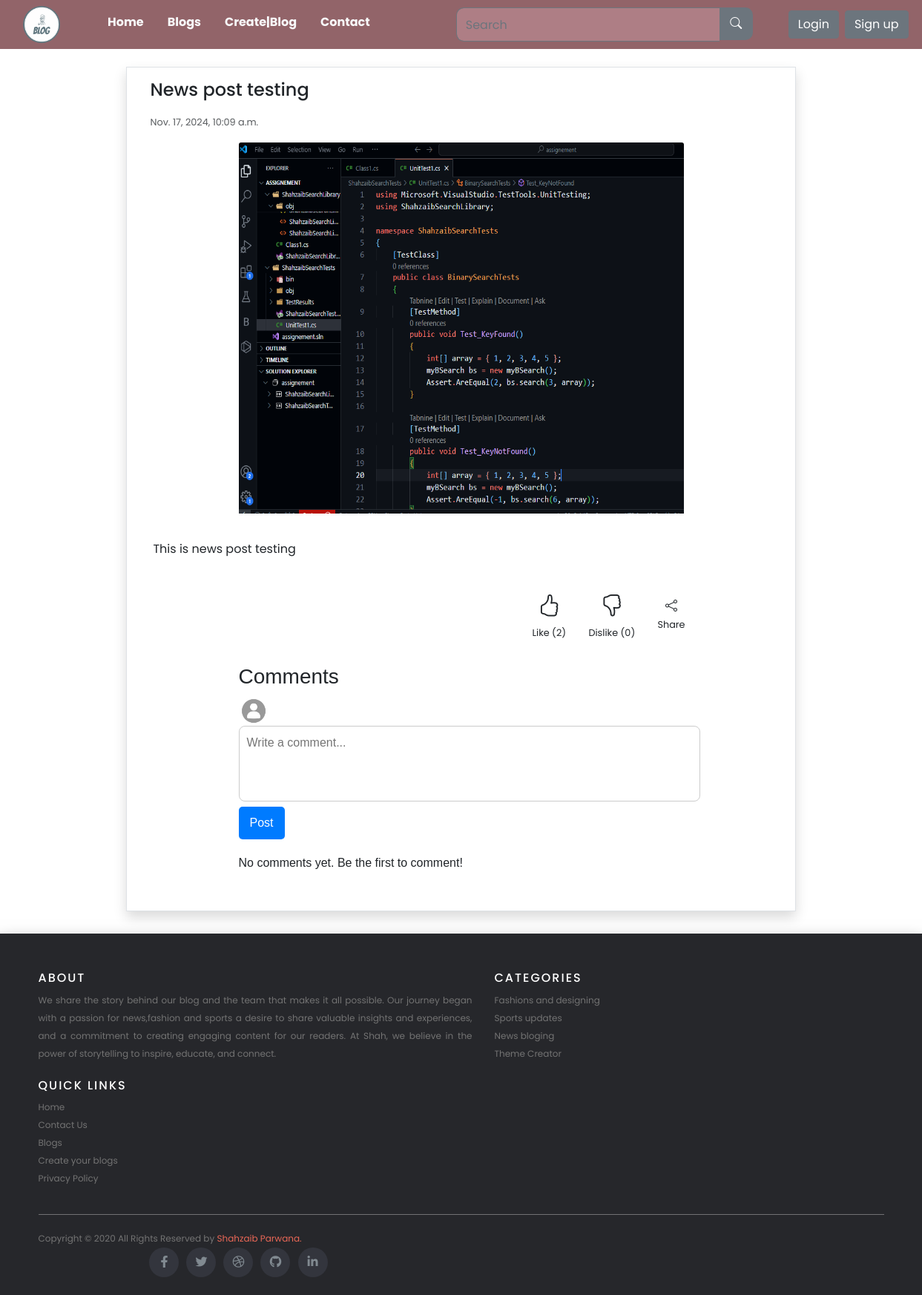
Page /blog-category/17/ on the committed database.
### account/models.py (models this page shows)
class BlogsPost(models.Model):
    user = models.ForeignKey(User, on_delete=models.CASCADE ,related_name='user')
    blog_title = models.CharField(max_length=200)
    blog_content = models.TextField()
    blog_images = models.ImageField(upload_to='blog_pictures/',null=True, blank=True)
    category = models.ForeignKey(Category, on_delete=models.CASCADE, related_name='category')
    created_at = models.DateTimeField(default=timezone.now)  # Automatically set to now
    updated_at = models.DateTimeField(auto_now=True)
    def total_likes(self):
        return self.likedislike_set.filter(like=True).count()
    def total_dislikes(self):
        return self.likedislike_set.filter(like=False).count()

### home/views.py (the view)
# urls.py: path('blog-category/<post_id>/', post_detail, name='post_detail'),
def post_detail(request, post_id):
    detail = get_object_or_404(BlogsPost, pk=post_id)
    comments = detail.comment_set.all().order_by('-created_at')
    context = {
        'detail': detail,
        'comments': comments,
    }
    return render(request,'post_detail.html', context)

### home/templates/post_detail.html (shortened to what this page needs)
{% extends "base.html" %}
{% block content %}
{% load static %}
<div class="container mt-4 border shadow" style="width:70%;">
    <div class="card mb-3 border-0">
        <h4 class="card-title mb-3 mt-3 mx-3">{{detail.blog_title}}</h5>
        <p class="card-text mx-3"><small class="text-body-secondary">{{detail.created_at}}</small></p>
        {% if detail.blog_images %}
        <div class=" m-auto  ">
           <img src="{{detail.blog_images.url}}" class="card-img-top img-fluid" style="height:500px;width:600px;" alt="...">
        </div>
        {% endif %}
        <div class="card-body">
            <p class="card-text">{{detail.blog_content|safe}}</p>
        </div>
        <div class="row">
            <div class="col-10 text-end">
                <button class="btn like" id="like-btn" data-post="{{ detail.id }}">
                    <i class="bi bi-hand-thumbs-up"></i><br>
                    <small>Like (<span id="like-count">{{ detail.total_likes }}</span>)</small>
                </button>
                <button class="btn dislike" id="dislike-btn" data-post="{{ detail.id }}">
                    <i class="bi bi-hand-thumbs-down"></i><br>
                    <small>Dislike (<span id="dislike-count">{{ detail.total_dislikes }}</span>)</small>
                </button>
                <button class="btn share-btn" id="share-btn">
                    <i class="bi bi-share"></i><br>
                    <small>Share</small>
                </button>
            </div>
        </div>
        <div class="comment-section mt-4">
            <h3>Comments</h3>
            <form id="comment-form" method="post">
                {% if user.profile_image %}
                <img src="{{user.profile_image.url}}" alt="User Profile" class="user-img">
                {% else %}
                <img src="{% static 'img/defaultimage.png' %}" alt="User Profile" class="user-img">
                {% endif %}
                <textarea id="comment-input" name="comment" placeholder="Write a comment..."></textarea>
                <button type="submit">Post</button>
            </form>
            <div id="comments-container">
                {% for comment in detail.comment_set.all %}
                <div class="comment">
                    {% if user.profile_image %}
                    <img src="{{comment.user.profile_image.url}}" alt="User Profile" class="user-img">
                    {% else %}
                    <img src="{% static 'img/defaultimage.png' %}" alt="User Profile" class="user-img">
                    {% endif %}
                    <div class="comment-content">
                        <h4>{{ comment.user.username }} <span class="timestamp">{{ comment.created_at|date:"M d, Y H:i" }}</span></h4>
                        <p>{{ comment.comment }}</p>
                    </div>
                </div>
                {% empty %}
                <p>No comments yet. Be the first to comment!</p>
                {% endfor %}
            </div>
        </div>
    </div>
</div>
{% endblock %}

### static/css/style.css (style rules this page uses)
* { margin: 0; padding: 0; box-sizing: border-box; }
body { font-family: 'Poppins', sans-serif; display: block; align-items: center; justify-content: center; }
button { padding: 10px 20px; background: #32cd32; color: #fff; border: none; border-radius: 5px; cursor: pointer; font-size: 16px; transition: background-color 0.3s; }
.like i { align-items: center; font-size: 30px; }
.dislike i { font-size: 30px; }
.comment-section { width: 100%; max-width: 600px; margin: 20px auto; font-family: Arial, sans-serif; }
h3 { margin-bottom: 10px; }
.user-img { width: 40px; height: 40px; border-radius: 50%; object-fit: cover; }
textarea { width: 100%; height: 80px; padding: 10px; border: 1px solid #ccc; border-radius: 8px; resize: none; }
button { background-color: #007bff; color: white; border: none; padding: 10px 15px; border-radius: 5px; cursor: pointer; }
#comments-container { margin-top: 20px; }

### static/css/style_main.css (style rules this page uses)
*, *:after, *:before { box-sizing: inherit; }

### rows in the picture
BlogsPost: blog_title "News post testing", created_at "Nov. 17, 2024, 10:09 a.m.", blog_images (picture), blog_content "This is news post testing", total_likes "2", total_dislikes "0"
